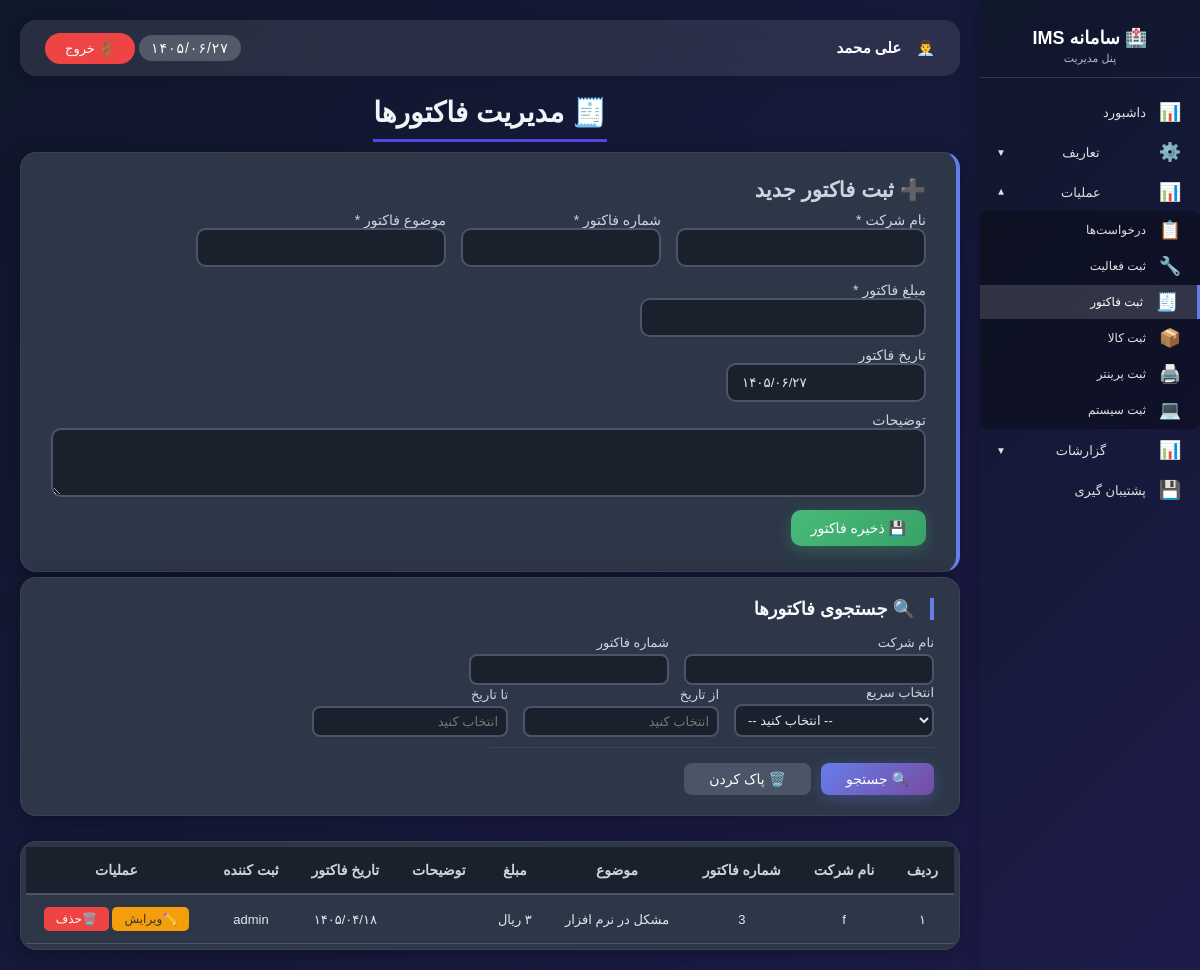
The page /admin_invoices.php (signed in) on the database as committed earlier.
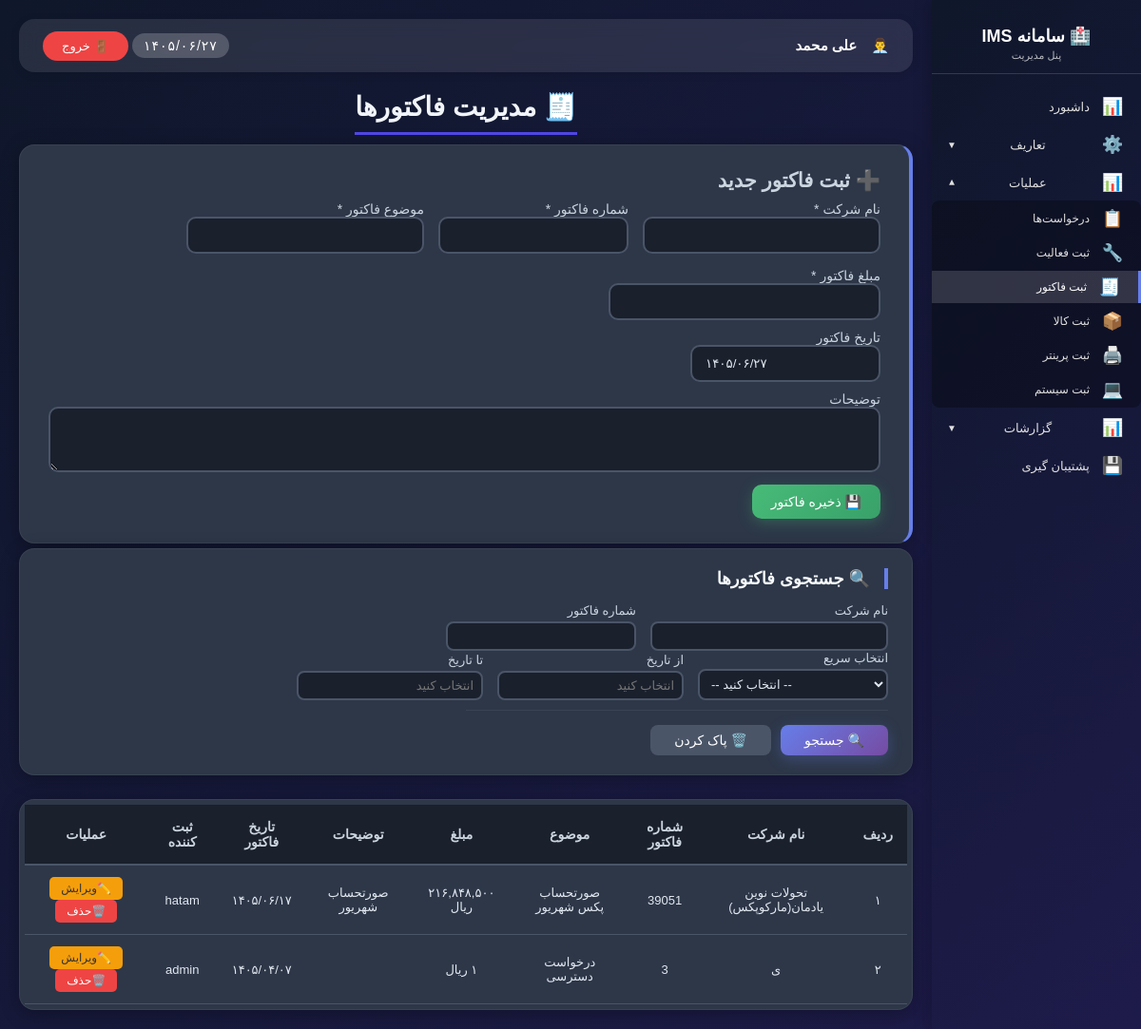
The same page on the database as committed later.
### tables this page shows
CREATE TABLE `invoices` (
  `id` int(11) NOT NULL AUTO_INCREMENT,
  `company_name` varchar(255) NOT NULL,
  `invoice_number` varchar(100) NOT NULL,
  `subject` varchar(255) DEFAULT NULL,
  `amount` bigint(20) DEFAULT NULL,
  `invoice_date` date DEFAULT NULL,
  `description` text DEFAULT NULL,
  `created_at` date NOT NULL,
  `created_by` int(11) DEFAULT NULL,
  PRIMARY KEY (`id`)
);

CREATE TABLE `users` (
  `id` int(11) NOT NULL AUTO_INCREMENT,
  `username` varchar(50) NOT NULL,
  `password` varchar(255) NOT NULL,
  `fullname` varchar(100) NOT NULL,
  `role` enum('admin','user') DEFAULT 'user',
  `created_at` varchar(50) DEFAULT NULL,
  PRIMARY KEY (`id`),
  UNIQUE KEY `username` (`username`)
);

### functions.php (called while the page is built, shortened)
<?php
function hasPermission($permission_key) {
    if (isset($_SESSION['user_id']) && $_SESSION['user_id'] == 1) {
        return true;
    }
    return true;
}
function canEditInvoices() { return hasPermission('invoices_edit'); }
function canDeleteInvoices() { return hasPermission('invoices_delete'); }
?>

### assets/jdf.php (called while the page is built, shortened)
<?php
function fa_number($number) {
    $persian = ['۰', '۱', '۲', '۳', '۴', '۵', '۶', '۷', '۸', '۹'];
    $english = ['0', '1', '2', '3', '4', '5', '6', '7', '8', '9'];
    return str_replace($english, $persian, $number);
}
?>

### admin_invoices.php (the view, shortened to what the rows shown need)
<?php
$db = getDB();
$params = [];
$sql = "
SELECT
    i.*,
    u.username AS creator_name
FROM invoices i
LEFT JOIN users u ON i.created_by = u.id
";
$sql .= " ORDER BY i.id DESC";
$stmt = $db->prepare($sql);
$stmt->execute($params);
$invoices = $stmt->fetchAll(PDO::FETCH_ASSOC);
?>
<!DOCTYPE html>
<html lang="fa" dir="rtl">
<head>
    <link rel="stylesheet" href="assets/styles/persian-datepicker.min.css">
</head>
<body>
<div class="admin-wrapper">
    <?php include 'sidebar.php'; ?>
    <div class="main-content">
        <div class="main-title">
            <h1>🧾 مدیریت فاکتورها</h1>
        </div>
        <?php if (canEditInvoices()): ?>
            <div class="add-card">
                <h2>➕ ثبت فاکتور جدید</h2>
            </div>
        <?php endif; ?>
        <div class="search-card">
            <h2>🔍 جستجوی فاکتورها</h2>
        </div>
        <div class="invoices-table data-table">
            <table>
                <thead>
                <tr>
                    <th>ردیف</th>
                    <th>نام شرکت</th>
                    <th>شماره فاکتور</th>
                    <th>موضوع</th>
                    <th>مبلغ</th>
                    <th>توضیحات</th>
                    <th>تاریخ فاکتور</th>
                    <th>ثبت کننده</th>
                    <th>عملیات</th>
                </tr>
                </thead>
                <tbody>
                <?php if (empty($invoices)): ?>
                    <tr><td colspan="10" style="text-align: center; padding: 40px;">🧾 هیچ فاکتوری ثبت نشده است</td></tr>
                <?php else: ?>
                    <?php $row_num = 1; foreach ($invoices as $invoice): ?>
                        <tr id="invoice_<?php echo $invoice['id']; ?>">
                            <td><?php echo fa_number($row_num); ?></td>
                            <td><?php echo htmlspecialchars($invoice['company_name']); ?></td>
                            <td><?php echo htmlspecialchars($invoice['invoice_number']); ?></td>
                            <td><?php echo htmlspecialchars($invoice['subject'] ?? '-'); ?></td>
                            <td><?php echo fa_number(number_format($invoice['amount'], 0)) . ' ریال'; ?></td>
                            <td class="description-cell"><?php echo nl2br(htmlspecialchars($invoice['description'] ?? '-')); ?></td>
<td class="date-ltr">
    <?= fa_number(str_replace('-', '/', htmlspecialchars($invoice['created_at']))); ?>
</td>
                            <td><?php echo htmlspecialchars($invoice['creator_name'] ?? '-'); ?></td>
                            <td class="action-buttons">
                                <?php if (canEditInvoices()): ?>
                                    <button class="edit-btn" onclick='openEditModal(<?php echo json_encode($invoice); ?>)'>✏️ویرایش</button>
                                <?php endif; ?>
                                <?php if (canDeleteInvoices()): ?>
                                    <button class="delete-btn" onclick="confirmDelete(<?php echo $invoice['id']; ?>, '<?php echo htmlspecialchars($invoice['company_name']); ?>')">🗑️حذف</button>
                                <?php endif; ?>
                            </td>
                        </tr>
                        <?php $row_num++; ?>
                    <?php endforeach; ?>
                <?php endif; ?>
                </tbody>
            </table>
        </div>
    </div>
</div>
</body>
</html>

Rows that differ between the two databases and show on the page:
changed invoices: company_name "f" → "تحولات نوین یادمان(مارکوپکس)"; invoice_number "3" → "39051"; subject "مشکل در نرم افزار" → "صورتحساب پکس شهریور"; amount (not shown) → "۲۱۶,۸۴۸,۵۰۰"; description (not shown) → "صورتحساب شهریور"; created_at "۱۴۰۵/۰۴/۱۸" → "۱۴۰۵/۰۶/۱۷"; users.username "admin" → "hatam"
added invoices: row_num "۲", company_name "ی", invoice_number "3", subject "درخواست دسترسی", created_at "۱۴۰۵/۰۴/۰۷", users.username "admin"
